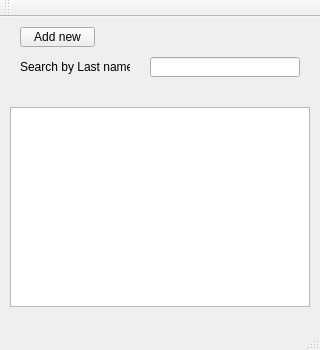
<?xml version="1.0" encoding="UTF-8"?>
<ui version="4.0">
 <class>MainWindow</class>
 <widget class="QMainWindow" name="MainWindow">
  <property name="geometry">
   <rect>
    <x>0</x>
    <y>0</y>
    <width>320</width>
    <height>350</height>
   </rect>
  </property>
  <property name="windowTitle">
   <string>MainWindow</string>
  </property>
  <widget class="QWidget" name="centralWidget">
   <widget class="QTableView" name="tableView">
    <property name="geometry">
     <rect>
      <x>10</x>
      <y>90</y>
      <width>300</width>
      <height>200</height>
     </rect>
    </property>
   </widget>
   <widget class="QPushButton" name="pushButton">
    <property name="geometry">
     <rect>
      <x>20</x>
      <y>10</y>
      <width>75</width>
      <height>20</height>
     </rect>
    </property>
    <property name="text">
     <string>Add new</string>
    </property>
   </widget>
   <widget class="QLineEdit" name="lineEdit">
    <property name="geometry">
     <rect>
      <x>150</x>
      <y>40</y>
      <width>150</width>
      <height>20</height>
     </rect>
    </property>
   </widget>
   <widget class="QLabel" name="label">
    <property name="geometry">
     <rect>
      <x>20</x>
      <y>40</y>
      <width>110</width>
      <height>20</height>
     </rect>
    </property>
    <property name="text">
     <string>Search by Last name</string>
    </property>
   </widget>
  </widget>
  <widget class="QMenuBar" name="menuBar">
   <property name="geometry">
    <rect>
     <x>0</x>
     <y>0</y>
     <width>320</width>
     <height>21</height>
    </rect>
   </property>
  </widget>
  <widget class="QToolBar" name="mainToolBar">
   <attribute name="toolBarArea">
    <enum>TopToolBarArea</enum>
   </attribute>
   <attribute name="toolBarBreak">
    <bool>false</bool>
   </attribute>
  </widget>
  <widget class="QStatusBar" name="statusBar"/>
 </widget>
 <layoutdefault spacing="6" margin="11"/>
 <resources/>
 <connections/>
</ui>
